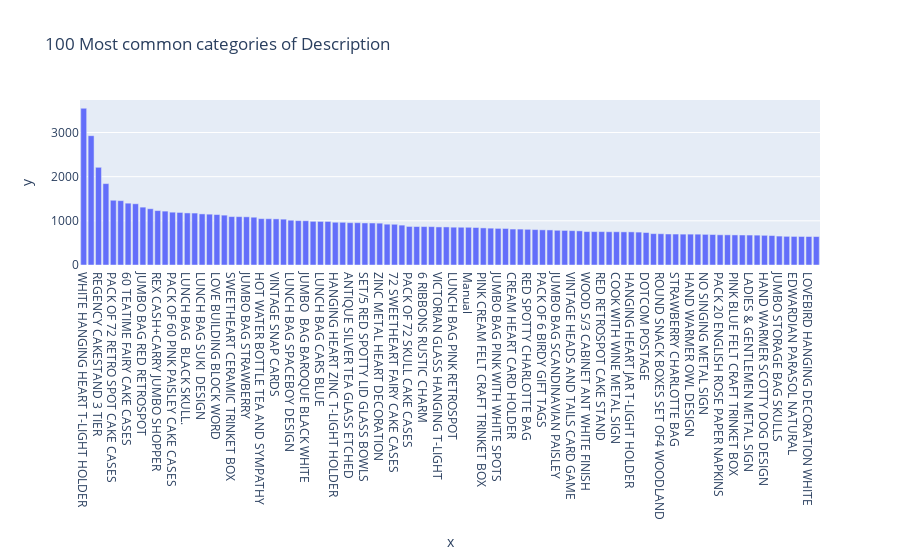

Notebook code cell kept with this figure:
### Code cell
# Analisis de Description
profile_serie(df_retail["Description"])

### Figure 1 — Plotly figure (JSON) as saved in the notebook; plotly's stock layout.template omitted (floating-point values rounded to 4 significant figures)
{"data": [{"alignmentgroup": "True", "hovertemplate": "x=%{x}<br>y=%{y}<extra></extra>", "legendgroup": "", "marker": {"color": "#636efa", "pattern": {"shape": ""}}, "name": "", "offsetgroup": "", "orientation": "v", "showlegend": false, "textposition": "auto", "type": "bar", "x": ["WHITE HANGING HEART T-LIGHT HOLDER", "nan", "REGENCY CAKESTAND 3 TIER", "STRAWBERRY CERAMIC TRINKET BOX", "PACK OF 72 RETRO SPOT CAKE CASES", "ASSORTED COLOUR BIRD ORNAMENT", "60 TEATIME FAIRY CAKE CASES", "HOME BUILDING BLOCK WORD", "JUMBO BAG RED RETROSPOT", "LUNCH BAG RED SPOTTY", "REX CASH+CARRY JUMBO SHOPPER", "JUMBO STORAGE BAG SUKI", "PACK OF 60 PINK PAISLEY CAKE CASES", "WOODEN FRAME ANTIQUE WHITE ", "LUNCH BAG  BLACK SKULL.", "BAKING SET 9 PIECE RETROSPOT ", "LUNCH BAG SUKI  DESIGN ", "HEART OF WICKER LARGE", "LOVE BUILDING BLOCK WORD", "RED HANGING HEART T-LIGHT HOLDER", "SWEETHEART CERAMIC TRINKET BOX", "JUMBO SHOPPER VINTAGE RED PAISLEY", "JUMBO BAG STRAWBERRY", "HEART OF WICKER SMALL", "HOT WATER BOTTLE TEA AND SYMPATHY", "SCOTTIE DOG HOT WATER BOTTLE", "VINTAGE SNAP CARDS", "PARTY BUNTING", "LUNCH BAG SPACEBOY DESIGN ", "PAPER CHAIN KIT 50'S CHRISTMAS ", "JUMBO  BAG BAROQUE BLACK WHITE", "LUNCH BAG WOODLAND", "LUNCH BAG CARS BLUE", "WOODEN PICTURE FRAME WHITE FINISH", "HANGING HEART ZINC T-LIGHT HOLDER", "SET/20 RED SPOTTY PAPER NAPKINS ", "ANTIQUE SILVER TEA GLASS ETCHED", "CHOCOLATE HOT WATER BOTTLE", "SET/5 RED SPOTTY LID GLASS BOWLS", "SMALL POPCORN HOLDER", "ZINC METAL HEART DECORATION", "FELTCRAFT 6 FLOWER FRIENDS", "72 SWEETHEART FAIRY CAKE CASES", "GIN + TONIC DIET METAL SIGN", "PACK OF 72 SKULL CAKE CASES", "NATURAL SLATE HEART CHALKBOARD ", "6 RIBBONS RUSTIC CHARM", "RECYCLING BAG RETROSPOT ", "VICTORIAN GLASS HANGING T-LIGHT", "POSTAGE", "LUNCH BAG PINK RETROSPOT", "PLEASE ONE PERSON METAL SIGN", "Manual", "VINTAGE UNION JACK BUNTING", "PINK CREAM FELT CRAFT TRINKET BOX ", "HAND OVER THE CHOCOLATE   SIGN ", "JUMBO BAG PINK WITH WHITE SPOTS", "RED WOOLLY HOTTIE WHITE HEART.", "CREAM HEART CARD HOLDER", "RETRO SPOT TEA SET CERAMIC 11 PC ", "RED SPOTTY CHARLOTTE BAG", "PAPER BUNTING RETRO SPOTS", "PACK OF 6 BIRDY GIFT TAGS", "JUMBO BAG PINK VINTAGE PAISLEY", "JUMBO BAG SCANDINAVIAN PAISLEY", "WOODLAND CHARLOTTE BAG", "VINTAGE HEADS AND TAILS CARD GAME ", "RED GINGHAM ROSE JEWELLERY BOX", "WOOD S/3 CABINET ANT WHITE FINISH", "BATHROOM METAL SIGN", "RED RETROSPOT CAKE STAND", "RED TOADSTOOL LED NIGHT LIGHT", "COOK WITH WINE METAL SIGN ", "FELTCRAFT BUTTERFLY HEARTS", "HANGING HEART JAR T-LIGHT HOLDER", "PACK OF 60 DINOSAUR CAKE CASES", "DOTCOM POSTAGE", "PAPER CHAIN KIT VINTAGE CHRISTMAS", "ROUND SNACK BOXES SET OF4 WOODLAND ", "PLASTERS IN TIN SPACEBOY", "STRAWBERRY CHARLOTTE BAG", "JUMBO BAG OWLS", "HAND WARMER OWL DESIGN", "PLASTERS IN TIN CIRCUS PARADE ", "NO SINGING METAL SIGN", "COLOUR GLASS T-LIGHT HOLDER HANGING", "PACK 20 ENGLISH ROSE PAPER NAPKINS", "DOOR MAT UNION FLAG", "PINK BLUE FELT CRAFT TRINKET BOX", "SINGLE HEART ZINC T-LIGHT HOLDER", "LADIES & GENTLEMEN METAL SIGN", "WOOD 2 DRAWER CABINET WHITE FINISH", "HAND WARMER SCOTTY DOG DESIGN", "GRAND CHOCOLATECANDLE", "JUMBO STORAGE BAG SKULLS", "KNITTED UNION FLAG HOT WATER BOTTLE", "EDWARDIAN PARASOL NATURAL", "HEART IVORY TRELLIS SMALL", "LOVEBIRD HANGING DECORATION WHITE ", "HAND WARMER BIRD DESIGN"], "xaxis": "x", "y": [3549, 2928, 2212, 1843, 1466, 1457, 1400, 1386, 1310, 1274, 1232, 1220, 1196, 1190, 1179, 1176, 1157, 1151, 1142, 1129, 1096, 1095, 1091, 1082, 1050, 1048, 1044, 1038, 1014, 1005, 1002, 989, 987, 986, 968, 967, 958, 958, 952, 951, 947, 924, 922, 903, 873, 871, 870, 869, 862, 862, 856, 855, 854, 849, 840, 834, 829, 827, 814, 813, 808, 802, 796, 794, 786, 783, 778, 773, 757, 756, 756, 753, 753, 750, 750, 745, 735, 710, 708, 702, 701, 699, 699, 698, 694, 690, 684, 683, 681, 679, 678, 676, 672, 667, 655, 649, 647, 646, 645, 644], "yaxis": "y"}], "layout": {"barmode": "relative", "legend": {"tracegroupgap": 0}, "title": {"text": "100 Most common categories of Description"}, "xaxis": {"anchor": "y", "domain": [0, 1], "title": {"text": "x"}}, "yaxis": {"anchor": "x", "domain": [0, 1], "title": {"text": "y"}}}}
